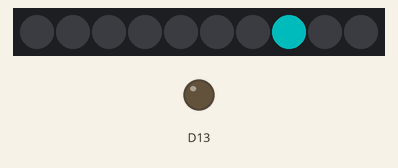
Simulated run of this sketch. Board: Adafruit Circuit Playground Express. Parts: 10 RGB LEDs in strip order, left to right, output pins drawn as LEDs (lit = HIGH). Dim RGB values are drawn brighter than linear.

Above: at 1.5 s.
At 2.4 s:
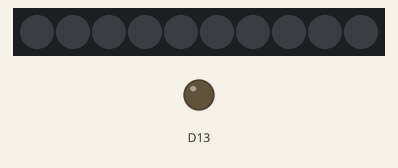

The sketch:

sequence_test.ino
```cpp
#include <Adafruit_CircuitPlayground.h>   //required library to use module
int fadeRate = 1500;
int between = 15;

void setup() {
  CircuitPlayground.begin();     // Setup Circuit Playground library.
  CircuitPlayground.strip.setBrightness(150); //brightness is between 0 and 255
  Serial.begin(9600);     // Setup serial port.
}
void loop() {
    for (int fd = 0; fd < 127; fd++) {
      CircuitPlayground.strip.setPixelColor(5, 0, fd, fd);     //cyan (temp)
      CircuitPlayground.strip.show();  // update pixels!
      delayMicroseconds(fadeRate);
    }
    for (int fd = 0; fd < 127; fd++) {
      CircuitPlayground.strip.setPixelColor(5, 0, 127 + fd, 127 + fd); //cyan (temp)
      CircuitPlayground.strip.setPixelColor(7, 0, fd, fd ); //cyan (temp)
      CircuitPlayground.strip.show();  // update pixels!
      delayMicroseconds(fadeRate);
    }
    for (int fd = 0; fd < 127; fd++) {
      CircuitPlayground.strip.setPixelColor(5, 0, 255 - fd, 255 - fd); //cyan (temp)
      CircuitPlayground.strip.setPixelColor(7, 0, 127 + fd, 127 + fd); //cyan (temp)
      CircuitPlayground.strip.show();  // update pixels!
      delayMicroseconds(fadeRate);
    }
    for (int fd = 0; fd < 127; fd++) {
      CircuitPlayground.strip.setPixelColor(5, 0, 127 - fd, 127 - fd); //cyan (temp)
      CircuitPlayground.strip.setPixelColor(7, 0, 255 - fd, 255 - fd); //cyan (temp)
      CircuitPlayground.strip.show();  // update pixels!
      delayMicroseconds(fadeRate);
    }
    for (int fd = 0; fd < 127; fd++) {
      CircuitPlayground.strip.setPixelColor(7, 0, 127 - fd, 127 - fd); //cyan (temp)
      CircuitPlayground.strip.show();  // update pixels!
      delayMicroseconds(fadeRate);
    }
    for (int fd = 0; fd < 127; fd++) {
      CircuitPlayground.strip.setPixelColor(7, 0, fd, fd);     //cyan (temp)
      CircuitPlayground.strip.show();  // update pixels!
      delayMicroseconds(fadeRate);
    }
    delay(between);
    for (int fd = 0; fd < 127; fd++) {
      CircuitPlayground.strip.setPixelColor(7, 0, 127 + fd, 127 + fd); //cyan (temp)
      CircuitPlayground.strip.setPixelColor(5, 0, fd, fd ); //cyan (temp)
      CircuitPlayground.strip.show();  // update pixels!
      delayMicroseconds(fadeRate);
    }
    for (int fd = 0; fd < 127; fd++) {
      CircuitPlayground.strip.setPixelColor(7, 0, 255 - fd, 255 - fd); //cyan (temp)
      CircuitPlayground.strip.setPixelColor(5, 0, 127 + fd, 127 + fd); //cyan (temp)
      CircuitPlayground.strip.show();  // update pixels!
      delayMicroseconds(fadeRate);
    }
    for (int fd = 0; fd < 127; fd++) {
      CircuitPlayground.strip.setPixelColor(7, 0, 127 - fd, 127 - fd); //cyan (temp)
      CircuitPlayground.strip.setPixelColor(5, 0, 255 - fd, 255 - fd); //cyan (temp)
      CircuitPlayground.strip.show();  // update pixels!
      delayMicroseconds(fadeRate);
    }
    for (int fd = 0; fd < 127; fd++) {
      CircuitPlayground.strip.setPixelColor(5, 0, 127 - fd, 127 - fd); //cyan (temp)
      CircuitPlayground.strip.show();  // update pixels!
      delayMicroseconds(fadeRate);
    }
    delay(between);
}
```

Measured:
- what the display in image 1 shows lasts 1.4 s, from 2.4 s to 3.8 s
